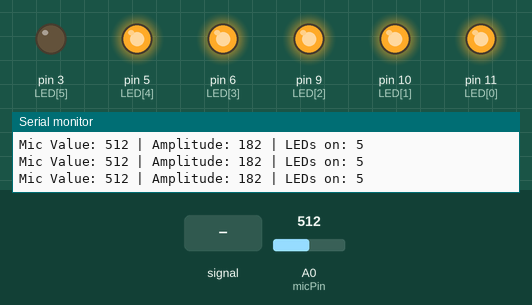
Simulated run of this sketch. Board: Arduino Uno, built with avr-gcc and run on an emulated ATmega328P. Shown: output pins drawn as LEDs (lit = HIGH), the last lines printed to the serial monitor. The inputs (shaded band) are chosen by the test bench; at power-on: A0 (micPin) = 512.

Above: at 1.2 s.
1.3 s: A0 (micPin) fed a 200 Hz sine of ±81 counts around its level
At 1.86 s:
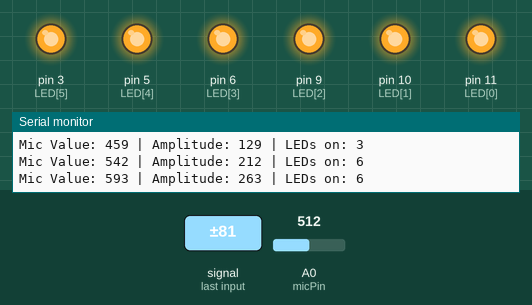
4.3 s: A0 (micPin) set to 306
At 5.2 s:
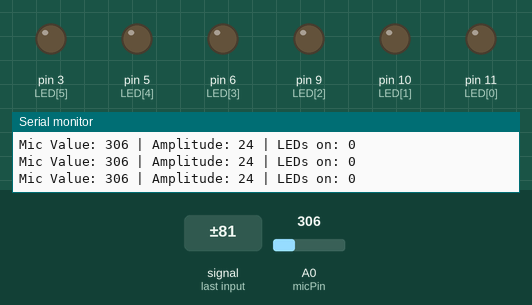
5.8 s: A0 (micPin) fed a 1000 Hz sine of ±255 counts around its level
At 6.2 s:
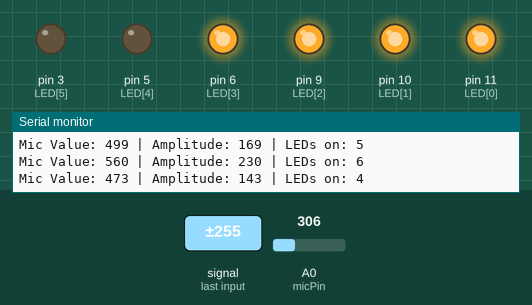
8.8 s: A0 (micPin) set to 190
At 10.0 s:
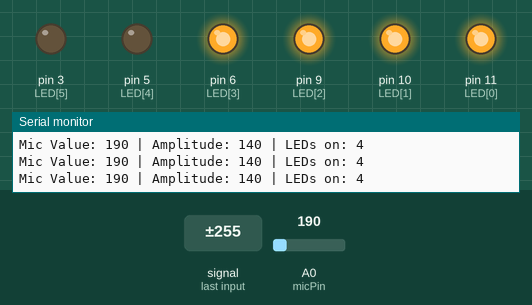
10.3 s: A0 (micPin) set to 214
At 11.6 s:
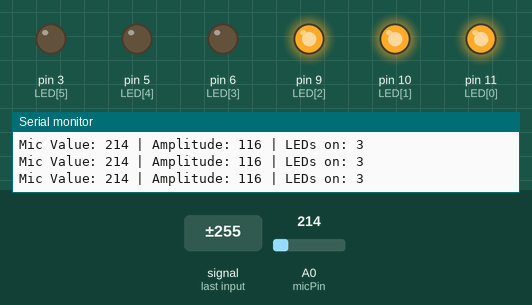
Timing chart, 0 to 12.8 s (numbered marks = the images above; inputs shaded):
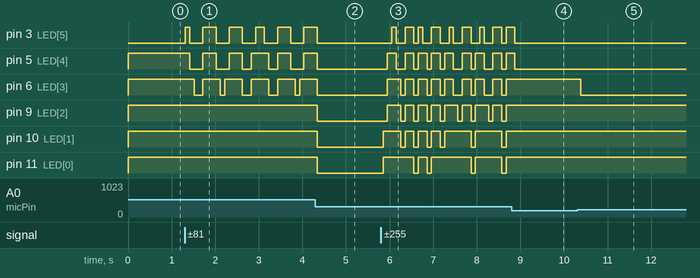

Measured:
- the behaviour switches between 196 and 197 on A0 (micPin) (found by bisection; images 4 and 5)
- after the input at 1.3 s, pin 3 (LED[5]): LOW → HIGH at once, → LOW 0.10 s later, → HIGH 0.30 s later, → LOW 0.30 s later, … (11 changes in this stretch); pin 5 (LED[4]): HIGH → LOW after 0.11 s, → HIGH 0.30 s later, → LOW 0.30 s later, → HIGH 0.30 s later, … (10 changes in this stretch)
- after the input at 4.3 s, pin 3 (LED[5]), pin 5 (LED[4]), pin 6 (LED[3]): goes on until 4.3 s, then stays LOW; pin 9 (LED[2]), pin 10 (LED[1]), pin 11 (LED[0]): HIGH → LOW at once
- after the input at 5.8 s, pin 3 (LED[5]): LOW → HIGH after 0.25 s, → LOW 0.10 s later, → HIGH 0.20 s later, → LOW 0.20 s later, … (17 changes in this stretch); pin 5 (LED[4]): LOW → HIGH after 0.15 s, → LOW 0.20 s later, → HIGH 0.20 s later, → LOW 0.20 s later, … (17 changes in this stretch)
- after the input at 8.8 s, pin 3 (LED[5]), pin 5 (LED[4]): goes on until 8.9 s, then stays LOW; pin 6 (LED[3]), pin 9 (LED[2]), pin 10 (LED[1]), pin 11 (LED[0]): stops changing and stays HIGH
- after the input at 10.3 s, pin 6 (LED[3]): HIGH → LOW after 0.09 s

The sketch:

SS6_SamSherpa.ino
```cpp
const int micPin = A0;
const int LED[] = {11, 10, 9, 6, 5, 3};
const int numLED = 6;

int micValue;

// Adjust the baseline closer to your typical quiet reading
const int baseline = 330;  // Adjusted to an approximate ambient noise level

int amplitude;
// Adjust max amplitude based on your maximum expected fluctuations from the baseline
const int max_amplitude = 200;  // Example adjustment, you might need to test and adjust this

void setup() {
  Serial.begin(9600);
  pinMode(micPin, INPUT);
  for (int i = 0; i < numLED; i++) {
    pinMode(LED[i], OUTPUT);
  }
}

void loop() {
  micValue = analogRead(micPin);
  amplitude = abs(micValue - baseline);  // Calculate the deviation from the baseline

  Serial.print("Mic Value: ");
  Serial.print(micValue);
  Serial.print(" | Amplitude: ");
  Serial.print(amplitude);

  // Map amplitude to number of LEDs, correctly limiting the range
  int numLights = map(amplitude, 0, max_amplitude, 0, numLED);
  numLights = min(numLights, numLED);  // Ensure we do not exceed LED count

  Serial.print(" | LEDs on: ");
  Serial.println(numLights);

  for (int i = 0; i < numLED; i++) {
    digitalWrite(LED[i], i < numLights ? HIGH : LOW);
  }

  delay(100);  // Short delay to stabilize readings
}
```
